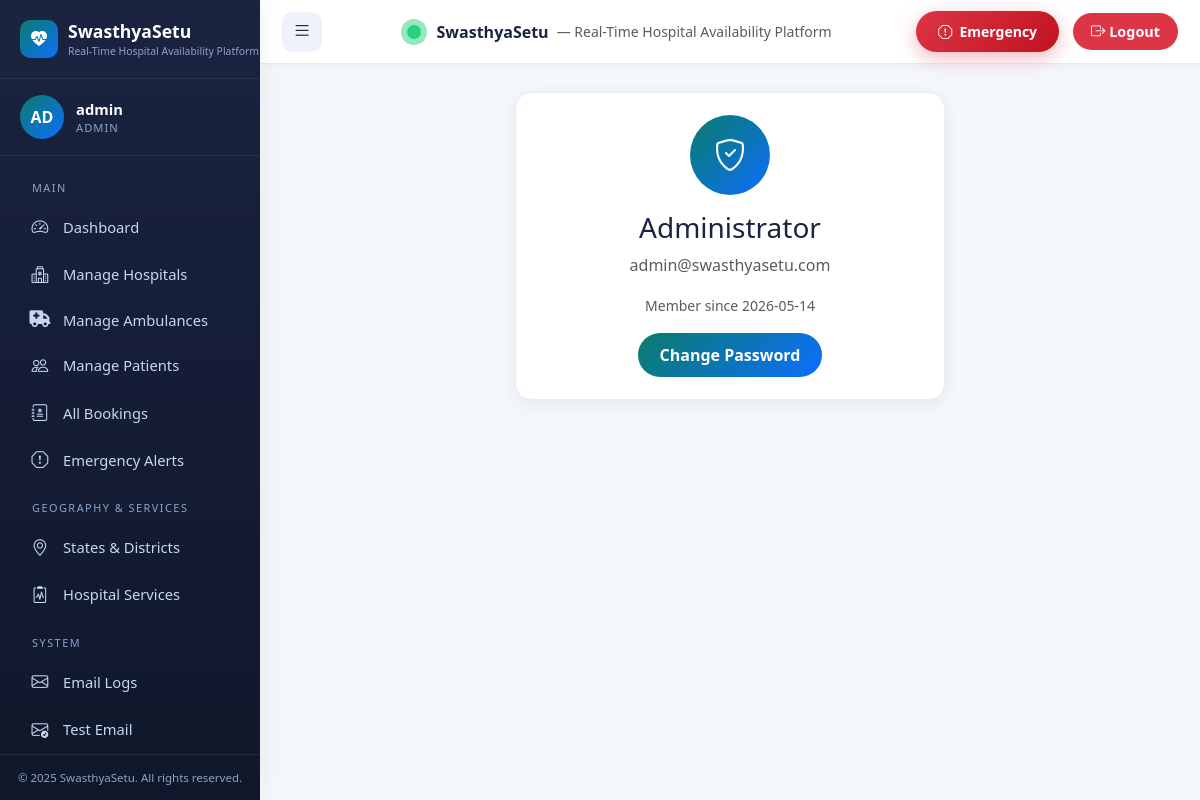
Screenshot of /profile (signed in) with the database file from the repository.
### app.py (models this page shows, shortened)
class SiteContent(db.Model):
    __tablename__ = 'site_content'
    id = db.Column(db.Integer, primary_key=True)
    key = db.Column(db.String(100), unique=True, nullable=False)
    value = db.Column(db.Text, nullable=False)
    description = db.Column(db.String(255))

class User(UserMixin, db.Model):
    __tablename__ = 'users'
    id = db.Column(db.Integer, primary_key=True)
    email = db.Column(db.String(120), unique=True, nullable=False, index=True)
    password_hash = db.Column(db.String(255), nullable=False)
    role = db.Column(db.String(20), nullable=False)  # admin, hospital, patient
    is_active = db.Column(db.Boolean, default=True)
    is_approved = db.Column(db.Boolean, default=False)
    created_at = db.Column(db.DateTime, default=datetime.utcnow)
    unique_id = db.Column(db.String(20), unique=True, nullable=True)
    hospital_profile = db.relationship('HospitalProfile', backref='user', uselist=False)
    patient_profile = db.relationship('PatientProfile', backref='user', uselist=False)
    bookings = db.relationship('Booking', foreign_keys='Booking.patient_id', backref='patient')
    @property
    def display_name(self):
        if self.role == 'hospital' and self.hospital_profile:
            return self.hospital_profile.hospital_name
        if self.role == 'patient' and self.patient_profile:
            return self.patient_profile.full_name
        return self.email.split('@')[0]
    @property
    def initials(self):
        name = self.display_name or self.email
        parts = name.split()
        if len(parts) >= 2:
            return (parts[0][0] + parts[1][0]).upper()
        return name[:2].upper()

### app.py (the view, shortened to what this page needs)
@app.route('/profile', methods=['GET', 'POST'])
@login_required
def profile():
    return render_template('profile_admin.html', user=current_user)

### templates/profile_admin.html
{% extends 'base.html' %}
{% block content %}
<div class="row justify-content-center">
  <div class="col-md-6">
    <div class="card-soft text-center">
      <div style="width:80px;height:80px;border-radius:50%;background:linear-gradient(135deg,#0a7c6b,#0d6efd);color:white;display:inline-flex;align-items:center;justify-content:center;font-size:2rem;margin-bottom:16px;"><i class="bi bi-shield-check"></i></div>
      <h3>Administrator</h3>
      <p class="text-muted">{{ user.email }}</p>
      <p><small class="text-muted">Member since {{ user.created_at.strftime('%Y-%m-%d') }}</small></p>
      <a href="{{ url_for('change_password') }}" class="btn btn-primary">Change Password</a>
    </div>
  </div>
</div>
{% endblock %}

### templates/base.html (shortened to what this page needs)
<!doctype html>
<html lang="en">
<head>
  <link href="https://cdn.jsdelivr.net/npm/bootstrap@5.3.3/dist/css/bootstrap.min.css" rel="stylesheet">
  <link rel="stylesheet" href="https://cdn.jsdelivr.net/npm/bootstrap-icons@1.11.3/font/bootstrap-icons.css">
  <link rel="stylesheet" href="https://cdnjs.cloudflare.com/ajax/libs/font-awesome/6.5.2/css/all.min.css">
  <link rel="stylesheet" href="https://cdnjs.cloudflare.com/ajax/libs/animate.css/4.1.1/animate.min.css">
  <link rel="stylesheet" href="https://unpkg.com/leaflet@1.9.4/dist/leaflet.css">
  <link href="{{ url_for('static', filename='css/main.css') }}" rel="stylesheet">
  <link href="{{ url_for('static', filename='css/sidebar.css') }}" rel="stylesheet">
  <link href="{{ url_for('static', filename='css/dashboard.css') }}" rel="stylesheet">
</head>
<body>
  {% if current_user.is_authenticated %}
  <div class="layout">
    <aside class="sidebar" id="sidebar">
      <div class="sidebar-brand">
        <div class="brand-icon"><i class="bi bi-heart-pulse-fill"></i></div>
        <div>
          <span class="brand-text">{{ APP_NAME }}</span>
          <span class="brand-sub">{{ APP_TAGLINE }}</span>
        </div>
      </div>
      <div class="user-card">
        <div class="avatar">{{ current_user.initials }}</div>
        <div class="info">
          <div class="name">{{ current_user.display_name }}</div>
          <div class="role">{{ current_user.role }}</div>
        </div>
      </div>
      <nav class="sidebar-nav">
        {% set ep = request.endpoint or '' %}
        {% if current_user.role == 'admin' %}
          <div class="sidebar-section-label">Main</div>
          <ul>
            <li><a href="{{ url_for('admin_dashboard') }}" class="{{ 'active' if ep=='admin_dashboard' else '' }}"><i class="bi bi-speedometer2"></i><span>Dashboard</span></a></li>
            <li><a href="{{ url_for('admin_hospitals') }}" class="{{ 'active' if 'hospital' in ep and 'admin' in ep else '' }}"><i class="bi bi-hospital"></i><span>Manage Hospitals</span></a></li>
            <li><a href="{{ url_for('admin_ambulances') }}" class="{{ 'active' if ep=='admin_ambulances' else '' }}"><i class="fa-solid fa-truck-medical"></i><span>Manage Ambulances</span></a></li>
            <li><a href="{{ url_for('admin_patients') }}" class="{{ 'active' if 'patient' in ep else '' }}"><i class="bi bi-people"></i><span>Manage Patients</span></a></li>
            <li><a href="{{ url_for('admin_bookings') }}" class="{{ 'active' if ep=='admin_bookings' else '' }}"><i class="bi bi-journal-medical"></i><span>All Bookings</span></a></li>
            <li><a href="{{ url_for('admin_emergency_alerts') }}" class="{{ 'active' if ep=='admin_emergency_alerts' else '' }}"><i class="bi bi-exclamation-octagon"></i><span>Emergency Alerts</span></a></li>
          </ul>
          <div class="sidebar-section-label">Geography & Services</div>
          <ul>
            <li><a href="{{ url_for('manage_states') }}" class="{{ 'active' if ep in ['manage_states','manage_districts'] else '' }}"><i class="bi bi-geo-alt"></i><span>States & Districts</span></a></li>
            <li><a href="{{ url_for('admin_hospital_services') }}" class="{{ 'active' if ep=='admin_hospital_services' else '' }}"><i class="bi bi-clipboard2-pulse"></i><span>Hospital Services</span></a></li>
          </ul>
          <div class="sidebar-section-label">System</div>
          <ul>
            <li><a href="{{ url_for('admin_emails') }}" class="{{ 'active' if 'email' in ep and ep != 'admin_test_email' else '' }}"><i class="bi bi-envelope"></i><span>Email Logs</span></a></li>
            <li><a href="{{ url_for('admin_test_email') }}" class="{{ 'active' if ep=='admin_test_email' else '' }}"><i class="bi bi-envelope-check"></i><span>Test Email</span></a></li>
          </ul>
        {% endif %}
      </nav>
      <div class="sidebar-footer">{{ APP_COPYRIGHT }}</div>
    </aside>
    <div class="main-area">
      <header class="topbar">
        <button class="toggle-btn" id="sidebarToggle" aria-label="Toggle sidebar"><i class="bi bi-list"></i></button>
        <div class="d-flex align-items-center gap-2">
          <span class="brand-pulse"></span>
          <strong>{{ APP_NAME }}</strong>
          <span class="text-muted small d-none d-md-inline">— {{ APP_TAGLINE }}</span>
        </div>
        <div class="topbar-right">
          <button type="button"
                  class="btn btn-emergency btn-sm d-none d-sm-inline-flex emergency-modal-trigger"
                  data-bs-toggle="modal" data-bs-target="#emergencyModal">
            <i class="bi bi-exclamation-octagon"></i>&nbsp; Emergency
          </button>
          <a class="logout-btn" href="{{ url_for('logout') }}"><i class="bi bi-box-arrow-right"></i> Logout</a>
        </div>
      </header>
      <main class="content">
        {% block content %}{% endblock %}
      </main>
    </div>
  </div>
  {% endif %}
</body>
</html>

### static/css/main.css (style rules this page uses)
:root { --primary: #0a7c6b; --primary-dark: #086053; --primary-light: #1aa28d; --accent: #0d6efd; --emergency: #dc3545; --success: #198754; --warning: #ffc107; --info: #0dcaf0; --sidebar-bg: #1a2340; --sidebar-bg-2: #0f172a; --sidebar-text: #c8d6f0; --sidebar-text-muted: #8da3c8; --body-bg: #f4f7fc; --card-bg: #ffffff; --text: #1a2340; --text-muted: #6c757d; --border: #e7ecf3; --radius: 16px; --shadow: 0 4px 18px rgba(15, 23, 42, 0.07); --shadow-hover: 0 10px 28px rgba(15, 23, 42, 0.13); }
* { box-sizing: border-box; }
body { font-family: 'Segoe UI', system-ui, -apple-system, 'Helvetica Neue', Arial, sans-serif; background: var(--body-bg); color: var(--text); margin: 0; padding: 0; min-height: 100vh; }
a { color: var(--accent); text-decoration: none; }
.btn-primary { background: linear-gradient(135deg, var(--primary), var(--accent)); border: none; border-radius: 30px; padding: 10px 22px; font-weight: 600; color: #fff; transition: all .2s; }
.btn-emergency { background: linear-gradient(135deg, #dc3545, #c1121f); border: none; border-radius: 30px; padding: 10px 22px; font-weight: 700; color: #fff; box-shadow: 0 6px 20px rgba(220, 53, 69, 0.35); }
.card-soft { background: var(--card-bg); border-radius: var(--radius); border: 1px solid var(--border); box-shadow: var(--shadow); padding: 22px; transition: box-shadow .2s, transform .2s; }
.brand-pulse { display: inline-block; width: 14px; height: 14px; background: #28d17c; border-radius: 50%; margin-right: 8px; position: relative; vertical-align: middle; }
.brand-pulse::after { content: ''; position: absolute; inset: -6px; border-radius: 50%; background: rgba(40, 209, 124, 0.5); animation: pulse 1.6s infinite; }

### rows the page displays
SiteContent: value "Real-Time Hospital Availability Platform"
User: initials "AD", display_name "admin", role "ADMIN", email "admin@swasthyasetu.com", created_at "2026-05-14"

### other values shown
{{ APP_NAME }} "SwasthyaSetu"
{{ APP_COPYRIGHT }} "© 2025 SwasthyaSetu. All rights reserved."
